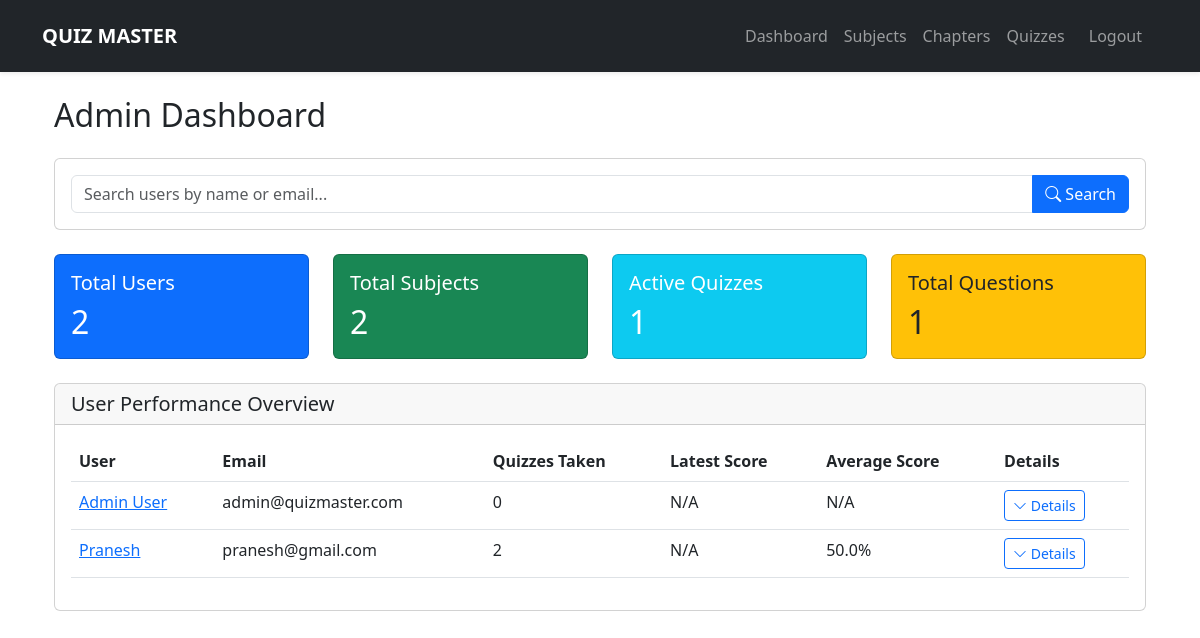
The app's page /admin/dashboard (signed in) with its own data.
### models.py (models this page shows, shortened)
class User(UserMixin, db.Model):
    id = db.Column(db.Integer, primary_key=True)
    username = db.Column(db.String(80), unique=True, nullable=False)
    password_hash = db.Column(db.String(128))
    full_name = db.Column(db.String(120))
    qualification = db.Column(db.String(120))
    dob = db.Column(db.Date)
    is_admin = db.Column(db.Boolean, default=False)
    created_at = db.Column(db.DateTime, default=datetime.utcnow)
    scores = db.relationship('Score', backref='user', lazy=True)

### app.py (the view)
@app.route('/admin/dashboard')
@login_required
def admin_dashboard():
    if not current_user.is_admin:
        return redirect(url_for('user_dashboard'))
    search_query = request.args.get('search', '')
    users_query = User.query.filter(or_(
        User.username.ilike(f'%{search_query}%'),
        User.full_name.ilike(f'%{search_query}%')
    ))
    user_scores = []
    for user in users_query.all():
        scores = Score.query.filter_by(user_id=user.id)\
            .order_by(Score.timestamp.desc())\
            .all()
        latest_score = None
        average_score = None
        if scores:
            latest = scores[0]
            latest_score = (latest.score / latest.total_questions) * 100
            total_percentage = sum(
                (s.score / s.total_questions) * 100
                for s in scores
                if s.total_questions > 0  # Prevent division by zero
            )
            average_score = total_percentage / len(scores)
        user_scores.append({
            'user': user,
            'scores': scores,
            'latest_score': latest_score,
            'average_score': average_score
        })
    stats = {
        'users': User.query.count(),
        'subjects': Subject.query.count(),
        'quizzes': Quiz.query.count(),
        'questions': Question.query.count()
    }
    return render_template('admin/dashboard.html',
                         stats=stats,
                         user_scores=user_scores,
                         search_query=search_query)

### app.py (called while the page is built)
@app.template_filter('datetimeformat')
def datetimeformat(value, fmt='%Y-%m-%d %H:%M'):
    if not value:
        return ""
    try:
        return value.strftime(fmt)
    except AttributeError:
        return ""

@login_manager.user_loader
def load_user(user_id):
    return User.query.get(int(user_id))

### templates/admin/dashboard.html (shortened to what this page needs)
{% extends "base.html" %}
{% block content %}
<div class="container-fluid">
    <h2 class="mb-4">Admin Dashboard</h2>
    <div class="card mb-4">
        <div class="card-body">
            <form method="GET" action="{{ url_for('admin_dashboard') }}">
                <div class="input-group">
                    <input type="text" class="form-control"
                           name="search"
                           placeholder="Search users by name or email..."
                           value="{{ search_query }}">
                    <button class="btn btn-primary" type="submit">
                        <i class="bi bi-search"></i> Search
                    </button>
                </div>
            </form>
        </div>
    </div>
    <div class="row g-4 mb-4">
        <div class="col-md-3">
            <div class="card bg-primary text-white">
                <div class="card-body">
                    <h5 class="card-title">Total Users</h5>
                    <h2 class="card-text">{{ stats.users }}</h2>
                </div>
            </div>
        </div>
        <div class="col-md-3">
            <div class="card bg-success text-white">
                <div class="card-body">
                    <h5 class="card-title">Total Subjects</h5>
                    <h2 class="card-text">{{ stats.subjects }}</h2>
                </div>
            </div>
        </div>
        <div class="col-md-3">
            <div class="card bg-info text-white">
                <div class="card-body">
                    <h5 class="card-title">Active Quizzes</h5>
                    <h2 class="card-text">{{ stats.quizzes }}</h2>
                </div>
            </div>
        </div>
        <div class="col-md-3">
            <div class="card bg-warning text-dark">
                <div class="card-body">
                    <h5 class="card-title">Total Questions</h5>
                    <h2 class="card-text">{{ stats.questions }}</h2>
                </div>
            </div>
        </div>
    </div>
    <div class="card">
        <div class="card-header">
            <h5 class="card-title mb-0">User Performance Overview</h5>
        </div>
        <div class="card-body">
            <div class="table-responsive">
                <table class="table table-hover">
                    <thead>
                        <tr>
                            <th>User</th>
                            <th>Email</th>
                            <th>Quizzes Taken</th>
                            <th>Latest Score</th>
                            <th>Average Score</th>
                            <th>Details</th>
                        </tr>
                    </thead>
                    <tbody>
                        {% for data in user_scores %}
                        <tr>
                            <td>
                                <a href="{{ url_for('view_user', user_id=data.user.id) }}">
                                    {{ data.user.full_name }}
                                </a>
                            </td>
                            <td>{{ data.user.username }}</td>
                            <td>{{ data.scores|length }}</td>
                            <td>
                                {% if data.latest_score %}
                                    {{ data.latest_score|round(1) }}%
                                {% else %}
                                    N/A
                                {% endif %}
                            </td>
                            <td>
                                {% if data.average_score %}
                                    {{ data.average_score|round(1) }}%
                                {% else %}
                                    N/A
                                {% endif %}
                            </td>
                            <td>
                                <button class="btn btn-sm btn-outline-primary"
                                        type="button"
                                        data-bs-toggle="collapse"
                                        data-bs-target="#scores-{{ data.user.id }}">
                                    <i class="bi bi-chevron-down"></i> Details
                                </button>
                            </td>
                        </tr>
                        {% endfor %}
                    </tbody>
                </table>
            </div>
        </div>
    </div>
</div>
{% endblock %}

### records on screen
User: user.full_name "Admin User", user.username "admin@quizmaster.com"
User: user.full_name "Pranesh", user.username "pranesh@gmail.com"

### other values on screen
{{ stats.users }} "2"
{{ stats.subjects }} "2"
{{ stats.quizzes }} "1"
{{ stats.questions }} "1"
{{ data.scores|length }} "0" "2"
{{ data.average_score|round(1) }} "50.0"
